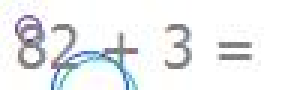
#> input picture img/image copy.png, 100 x 30 px, found by its file name (shown 3 times larger)
$ python image_processing.py
#> lines starting #> are read from the running program, lines starting #| are printed output that depends on the picture; after the words box and inside, x2 and y2 are one past the last pixel; in counts of white or black regions, pixels touching at a corner belong together
#> further down, image is the input picture: shape (30, 100, 3); mean B, G, R 240, 238.8, 236.9
import cv2
import numpy as np
import matplotlib.pyplot as plt
import matplotlib.image as mpimg
import pytesseract
from PIL import Image

def process_image(image):
    # white_lo = np.array([128,128,128])
    # white_hi = np.array([150,150,150])
    hsv = cv2.cvtColor(image, cv2.COLOR_BGR2HSV)
#> hsv: shape (30, 100, 3); mean H, S, V 42.5, 7.2, 241.2
    lower_gray = np.array([0, 30, 0])
    upper_gray = np.array([180, 100, 255])
    #  HSV = cv2.cvtColor(image, cv2.COLOR_BGR2HSV)
    # mask = cv2.inRange(image, white_lo, white_hi)
    mask = cv2.inRange(hsv, lower_gray, upper_gray)
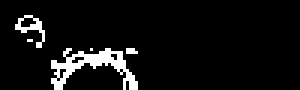
#> mask: shape (30, 100) (shown 3 times larger); 6.7% white in thin lines or dots, all inside (x1, y1, x2, y2) = (5, 5, 46, 30)
    # image[mask>0] = (1,1,1)
    white = np.ones(image.shape, dtype=np.uint8) * 255
    image = np.where(mask[:,:,None] == 255, white, image)
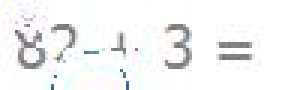
#> image: shape (30, 100, 3) (shown 3 times larger); mean B, G, R 244.5, 244.3, 243.7

    # [7 lines of commented-out code are left out]
    image = cv2.cvtColor(image, cv2.COLOR_BGR2GRAY)
#> image: shape (30, 100)
    image = cv2.adaptiveThreshold(image,255,cv2.ADAPTIVE_THRESH_GAUSSIAN_C,\
            cv2.THRESH_BINARY,11,2)
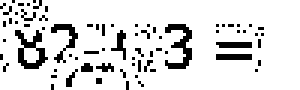
#> image: shape (30, 100) (shown 3 times larger); 86.9% white; black in thin lines or dots, all inside (x1, y1, x2, y2) = (0, 0, 88, 30)
    # ret, binary = cv2.threshold(gray_image, 150, 255, cv2.THRESH_BINARY)
    # return binary
    return image

image_path = 'image copy.png'
image = cv2.imread(image_path)
processed_image = process_image(image)
im_pil = Image.fromarray(processed_image)
im_pil_raw = Image.fromarray(image)

# print(pytesseract.image_to_string(image, lang="eng"))
#> (the run stopped early here; a loop or call above may not have finished)
